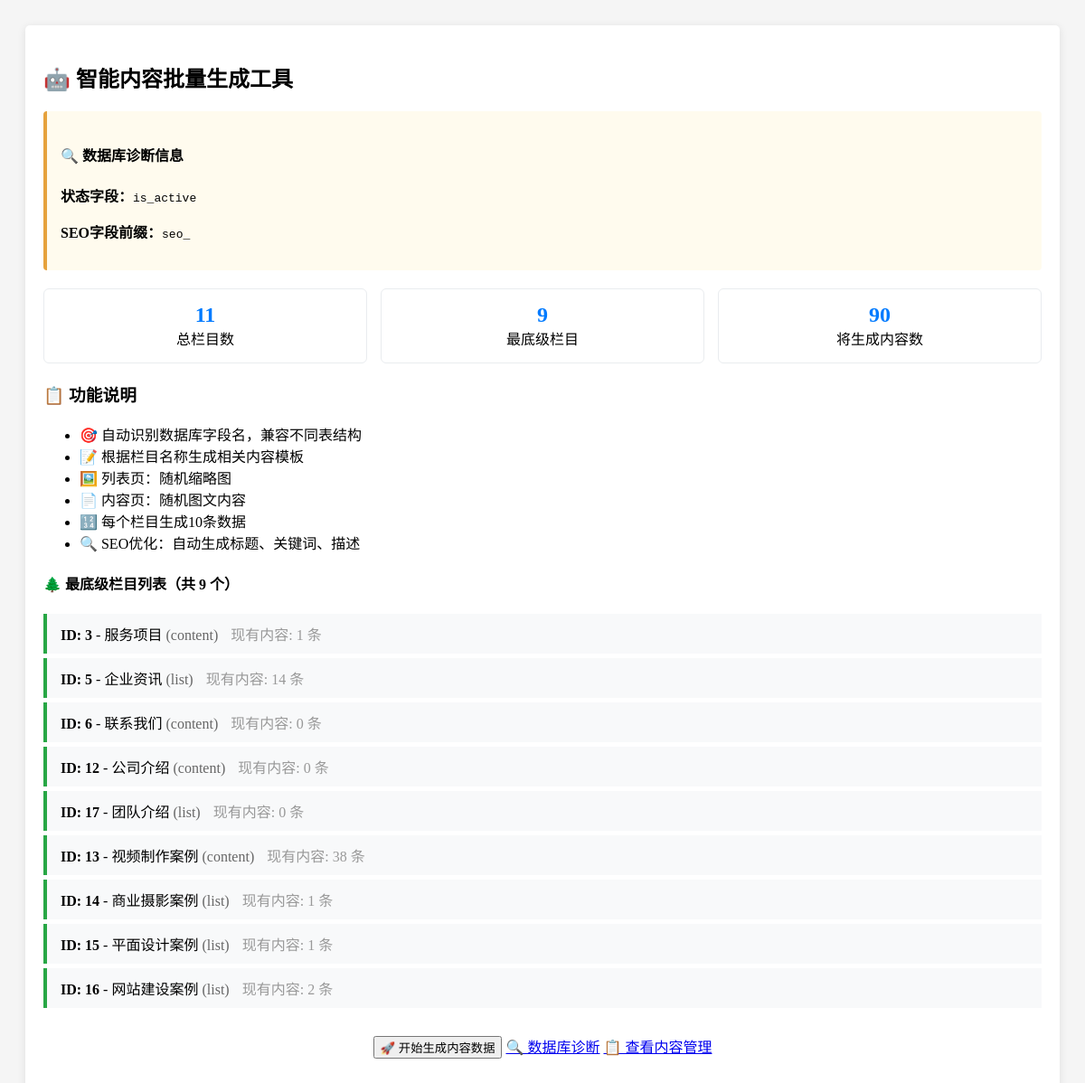
The app's page /admin/modules/content/smart_generate_data.php (signed in) with its own data.
### tables this page shows
CREATE TABLE `categories` (
  `id` int(11) NOT NULL AUTO_INCREMENT,
  `name` varchar(100) NOT NULL COMMENT '栏目名称',
  `slug` varchar(100) NOT NULL COMMENT 'URL别名',
  `description` text COMMENT '栏目描述',
  `channel_content` longtext COMMENT '频道页面内容',
  `template_type` enum('channel','list','content') NOT NULL DEFAULT 'list' COMMENT '模板类型',
  `template_file` varchar(100) DEFAULT NULL COMMENT '模板文件名',
  `parent_id` int(11) NOT NULL DEFAULT '0' COMMENT '父栏目ID',
  `sort_order` int(11) NOT NULL DEFAULT '0' COMMENT '排序',
  `is_active` tinyint(1) NOT NULL DEFAULT '1' COMMENT '是否启用',
  `meta_title` varchar(200) DEFAULT NULL COMMENT 'SEO标题',
  `meta_keywords` varchar(500) DEFAULT NULL COMMENT 'SEO关键词',
  `meta_description` varchar(500) DEFAULT NULL COMMENT 'SEO描述',
  `created_at` timestamp NOT NULL DEFAULT CURRENT_TIMESTAMP COMMENT '创建时间',
  `updated_at` timestamp NOT NULL DEFAULT CURRENT_TIMESTAMP ON UPDATE CURRENT_TIMESTAMP COMMENT '更新时间',
  `content_template_id` int(11) DEFAULT NULL COMMENT '内容模板ID',
  PRIMARY KEY (`id`),
  UNIQUE KEY `slug` (`slug`),
  KEY `parent_id` (`parent_id`),
  KEY `sort_order` (`sort_order`),
  KEY `is_active` (`is_active`),
  KEY `idx_template_file` (`template_file`),
  KEY `idx_content_template_id` (`content_template_id`)
);

### admin/modules/content/smart_generate_data.php (the view, shortened to what this page needs)
<?php
require_once '../../../includes/functions.php';
function detect_status_field($db) {
    try {
        $stmt = $db->query("SHOW COLUMNS FROM categories");
        $columns = $stmt->fetchAll();
        foreach ($columns as $col) {
            if (in_array($col['Field'], ['is_enabled', 'is_active'])) {
                return $col['Field'];
            }
        }
        return 'is_enabled';
    } catch(PDOException $e) {
        return 'is_enabled';
    }
}
function detect_seo_prefix($db) {
    try {
        $stmt = $db->query("SHOW COLUMNS FROM contents");
        $columns = $stmt->fetchAll();
        foreach ($columns as $col) {
            if (strpos($col['Field'], 'seo_title') !== false) {
                return 'seo_';
            } elseif (strpos($col['Field'], 'meta_title') !== false) {
                return 'meta_';
            }
        }
        return 'seo_';
    } catch(PDOException $e) {
        return 'seo_';
    }
}
$status_field = detect_status_field($db);
$seo_prefix = detect_seo_prefix($db);
try {
    $stmt = $db->query("
        SELECT c.*,
               (SELECT COUNT(*) FROM categories sub WHERE sub.parent_id = c.id) as sub_count,
               (SELECT COUNT(*) FROM contents WHERE category_id = c.id) as content_count
        FROM categories c
        WHERE c.{$status_field} = 1
        ORDER BY c.parent_id ASC, c.sort_order ASC
    ");
    $all_categories = $stmt->fetchAll();
    $leaf_categories = array_filter($all_categories, function($cat) {
        return $cat['sub_count'] == 0;
    });
} catch(PDOException $e) {
    $all_categories = [];
    $leaf_categories = [];
}
?>
<!DOCTYPE html>
<html lang="zh-CN">
<head>
    <link rel="stylesheet" href="https://unpkg.com/layui@2.8.0/dist/css/layui.css">
</head>
<body>
    <div class="container">
        <h2>🤖 智能内容批量生成工具</h2>
        <div class="diagnosis-info">
            <h4>🔍 数据库诊断信息</h4>
            <p><strong>状态字段：</strong><code><?php echo $status_field; ?></code></p>
            <p><strong>SEO字段前缀：</strong><code><?php echo $seo_prefix; ?></code></p>
        </div>
        <div class="stats-grid">
            <div class="stat-card">
                <div class="stat-number"><?php echo count($all_categories); ?></div>
                <div>总栏目数</div>
            </div>
            <div class="stat-card">
                <div class="stat-number"><?php echo count($leaf_categories); ?></div>
                <div>最底级栏目</div>
            </div>
            <div class="stat-card">
                <div class="stat-number"><?php echo count($leaf_categories) * 10; ?></div>
                <div>将生成内容数</div>
            </div>
        </div>
        <div class="layui-alert layui-alert-normal">
            <h3>📋 功能说明</h3>
            <ul>
                <li>🎯 自动识别数据库字段名，兼容不同表结构</li>
                <li>📝 根据栏目名称生成相关内容模板</li>
                <li>🖼️ 列表页：随机缩略图</li>
                <li>📄 内容页：随机图文内容</li>
                <li>🔢 每个栏目生成10条数据</li>
                <li>🔍 SEO优化：自动生成标题、关键词、描述</li>
            </ul>
        </div>
        <h4>🌲 最底级栏目列表（共 <?php echo count($leaf_categories); ?> 个）</h4>
        <?php if (empty($leaf_categories)): ?>
            <p class="layui-text-danger">没有找到最底级栏目！</p>
        <?php else: ?>
            <?php foreach ($leaf_categories as $cat): ?>
                <div class="category-item">
                    <strong>ID: <?php echo $cat['id']; ?></strong> -
                    <?php echo htmlspecialchars($cat['name']); ?>
                    <span style="color: #666;">(<?php echo $cat['template_type']; ?>)</span>
                    <span style="color: #999; margin-left: 10px;">现有内容: <?php echo $cat['content_count']; ?> 条</span>
                </div>
            <?php endforeach; ?>
        <?php endif; ?>
        <div style="text-align: center; margin: 30px 0;">
            <form method="post" style="display: inline;">
                <button type="submit" name="generate_data" class="layui-btn layui-btn-normal layui-btn-lg"
                        onclick="return confirm('确认为 <?php echo count($leaf_categories); ?> 个栏目生成 <?php echo count($leaf_categories) * 10; ?> 条内容数据？')">
                    🚀 开始生成内容数据
                </button>
            </form>
            <a href="database_diagnose.php" class="layui-btn layui-btn-primary layui-btn-lg">🔍 数据库诊断</a>
            <a href="../content/" class="layui-btn layui-btn-primary layui-btn-lg">📋 查看内容管理</a>
        </div>
    </div>
</body>
</html>

### admin/modules/content/smart_generate_data.php (style rules this page uses)
body { padding: 20px; background: #f5f5f5; }
.container { background: white; padding: 20px; border-radius: 5px; box-shadow: 0 2px 10px rgba(0,0,0,0.1); max-width: 1200px; margin: 0 auto; }
.stats-grid { display: grid; grid-template-columns: repeat(auto-fit, minmax(200px, 1fr)); gap: 15px; margin: 20px 0; }
.stat-card { background: #fff; border: 1px solid #e9ecef; border-radius: 6px; padding: 15px; text-align: center; }
.stat-number { font-size: 24px; font-weight: 600; color: #007bff; }
.category-item { background: #f8f9fa; border-left: 4px solid #28a745; padding: 10px 15px; margin: 5px 0; }
.diagnosis-info { background: #fffbee; border-left: 4px solid #e6a23c; padding: 15px; margin: 15px 0; border-radius: 4px; }

### records on screen
categories: id "3", name "服务项目", template_type "content", content_count "1"
categories: id "5", name "企业资讯", template_type "list", content_count "14"
categories: id "6", name "联系我们", template_type "content", content_count "0"
categories: id "12", name "公司介绍", template_type "content", content_count "0"
categories: id "17", name "团队介绍", template_type "list", content_count "0"
categories: id "13", name "视频制作案例", template_type "content", content_count "38"
categories: id "14", name "商业摄影案例", template_type "list", content_count "1"
categories: id "15", name "平面设计案例", template_type "list", content_count "1"
categories: id "16", name "网站建设案例", template_type "list", content_count "2"

### other values on screen
$status_field "is_active"
$seo_prefix "seo_"
count($all_categories) "11"
count($leaf_categories) "9"
count($leaf_categories) * 10 "90"
